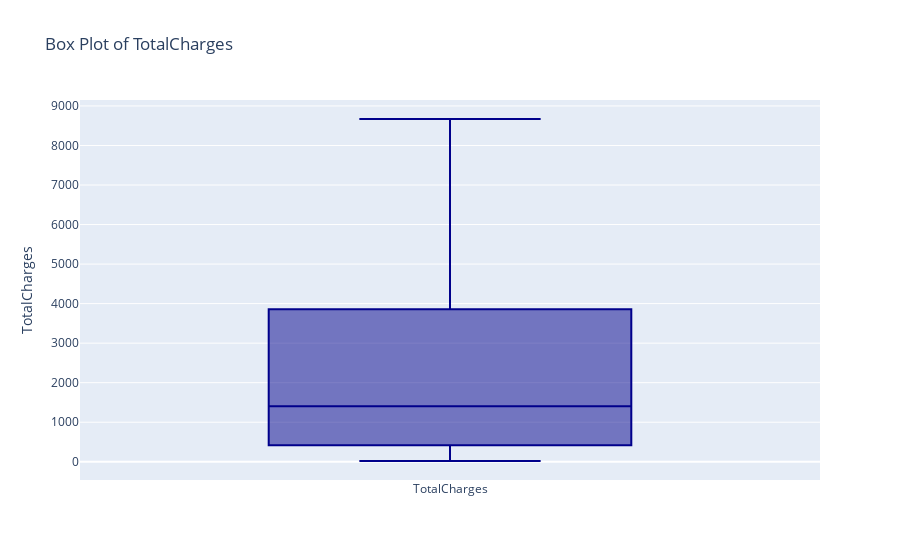

This figure's notebook cell:
### Markdown cell above
#### We want to visualise the Total Charges Column to determine which method we will use to impute the missing values

### Code cell
#Create a box plot for the "TotalCharges" column
fig = go.Figure()
fig.add_trace(go.Box(y=Telco_churn["TotalCharges"], name="TotalCharges",marker=dict(color='darkblue')))

# Update layout
fig.update_layout(title='Box Plot of TotalCharges', yaxis_title='TotalCharges')

# Display the plot
fig.show()

### Figure 1 — Plotly figure (JSON) as saved in the notebook; plotly's stock layout.template omitted (floating-point values rounded to 4 significant figures; data arrays with more than 128 entries replaced by an {"elided": "..."} marker saying what was removed)
{"data": [{"marker": {"color": "darkblue"}, "name": "TotalCharges", "type": "box", "y": {"elided": "5043 float values"}}], "layout": {"title": {"text": "Box Plot of TotalCharges"}, "yaxis": {"title": {"text": "TotalCharges"}}}}
